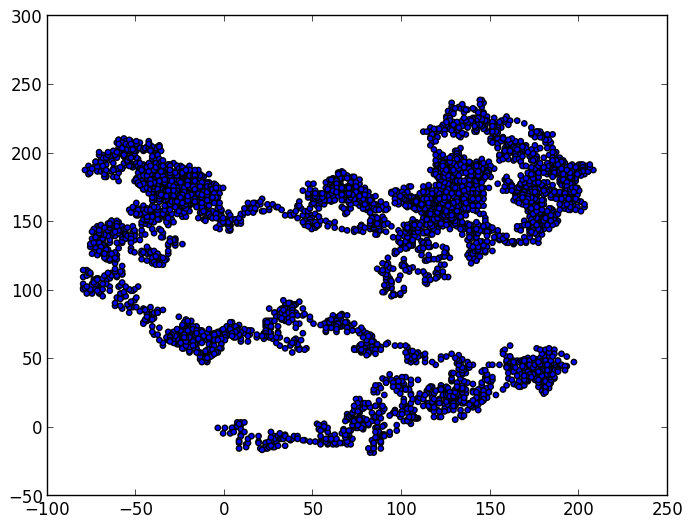

This figure's Python source:
#!/usr/bin/python
# -*- coding:utf-8 -*-

import matplotlib.pyplot as plt
from random_walk import RandomWalk

while True:
      rw=RandomWalk()
      rw.fill_walk()
      plt.scatter(rw.x_values,rw.y_values,s=15)
      #plt.savefig('rw_visual.png',bbox_inches='tight')
      plt.show()

      keep_running=raw_input("Make another walk? (y/n):")
      if keep_running=='n':
      	break